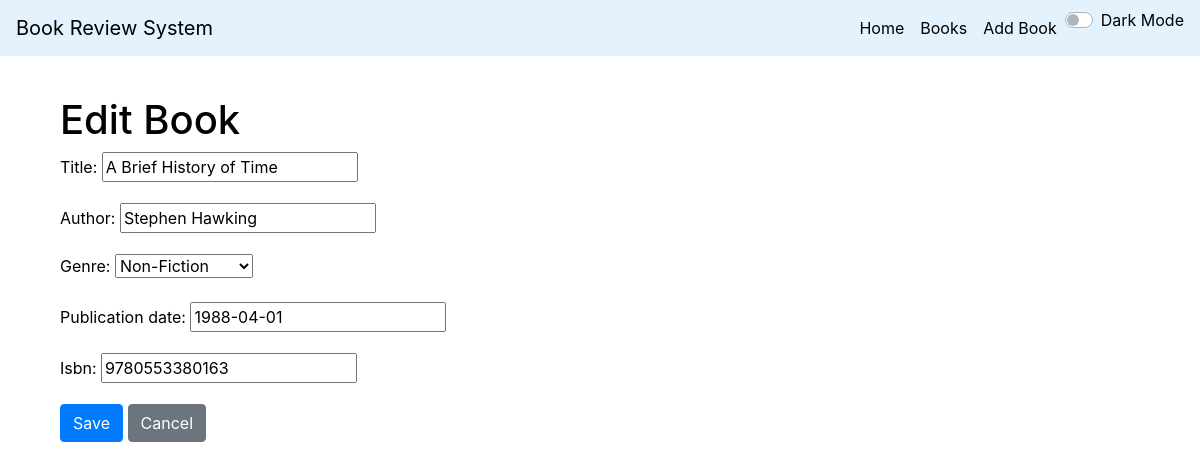
Screenshot of /books/12/edit/ with the database file from the repository.
### core/models.py (models this page shows, shortened)
class Book(models.Model):
    GENRE_CHOICE = [
    ('Fiction', 'Fiction'),
    ('Non-Fiction', 'Non-Fiction'),
    ('Sci-Fi', 'Science Fiction'),
    ('Mystery', 'Mystery'),
    ('Fantasy', 'Fantasy'),
    ]
    title = models.CharField(max_length=200)
    author = models.CharField(max_length=200)
    isbn = models.IntegerField(unique=True)
    genre = models.CharField(max_length=200, choices=GENRE_CHOICE)
    publication_date = models.DateField()
    rating = models.DecimalField( max_digits=5, decimal_places=2, default=0.0)

### core/views.py (the view)
# urls.py: path('books/<int:pk>/edit/', BookUpdateView.as_view(), name='edit_book'),
class BookUpdateView(UpdateView):
    model = Book
    template_name = 'core/book_form.html'  # Reuse the same form template for adding and editing
    fields = ['title', 'author', 'genre', 'publication_date', 'isbn',]
    success_url = reverse_lazy('book_list')  # Redirect to the book list after editing

### core/templates/core/book_form.html (shortened to what this page needs)
{% extends 'core/base.html' %}
{% block body %}
<div class="container mt-4">
    <h1>{% if form.instance.pk %}Edit Book{% else %}Add Book{% endif %}</h1>
    <form method="post" enctype="multipart/form-data" novalidate>
        {{ form.as_p }}
        <button type="submit" class="btn btn-primary">Save</button>
        <a href="{% url 'book_list' %}" class="btn btn-secondary">Cancel</a>
    </form>
</div>
{% endblock %}

### core/static/core/css/styles.css (style rules this page uses)
body { background-color: #ffffff; color: #000000; }
body { transition: background-color 0.3s, color 0.3s; }
.btn-primary { background-color: #007bff; border-color: #007bff; color: #ffffff; }
.btn-secondary { background-color: #6c757d; border-color: #6c757d; color: #ffffff; }

### rows the page displays
Book: title "A Brief History of Time", author "Stephen Hawking", genre "Non-Fiction", publication_date "1988-04-01", isbn "9780553380163"
